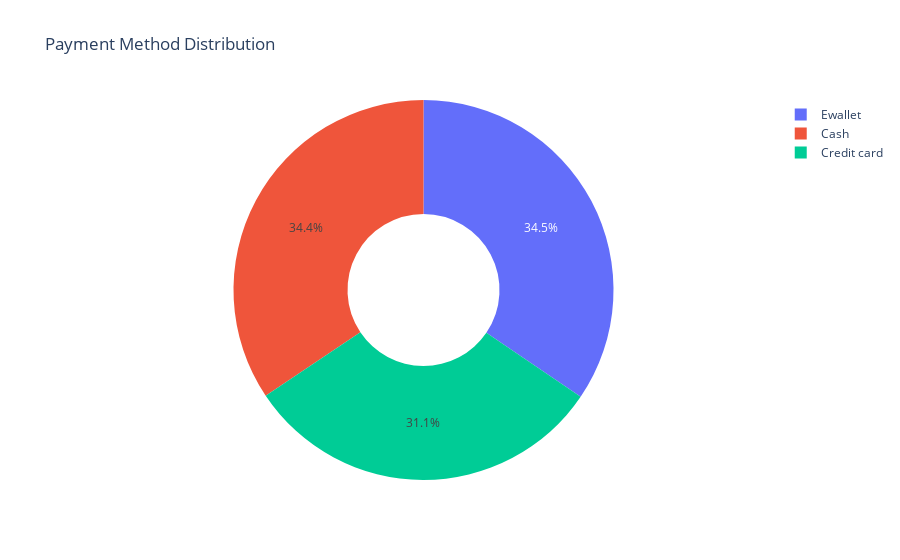

Notebook source saved alongside this figure:
### Code cell
# Aggregate payment method counts
payment_distribution = data['Payment'].value_counts().reset_index()
payment_distribution.columns = ['Payment Method', 'Count']

# Create a pie chart for payment method distribution
fig3 = px.pie(payment_distribution, names='Payment Method', values='Count',
              title='Payment Method Distribution', hole=0.4)

fig3.show()

### Figure 1 — Plotly figure (JSON) as saved in the notebook; plotly's stock layout.template omitted (floating-point values rounded to 4 significant figures)
{"data": [{"domain": {"x": [0, 1], "y": [0, 1]}, "hole": 0.4, "hovertemplate": "Payment Method=%{label}<br>Count=%{value}<extra></extra>", "labels": ["Ewallet", "Cash", "Credit card"], "legendgroup": "", "name": "", "showlegend": true, "type": "pie", "values": [345, 344, 311]}], "layout": {"legend": {"tracegroupgap": 0}, "title": {"text": "Payment Method Distribution"}}}
